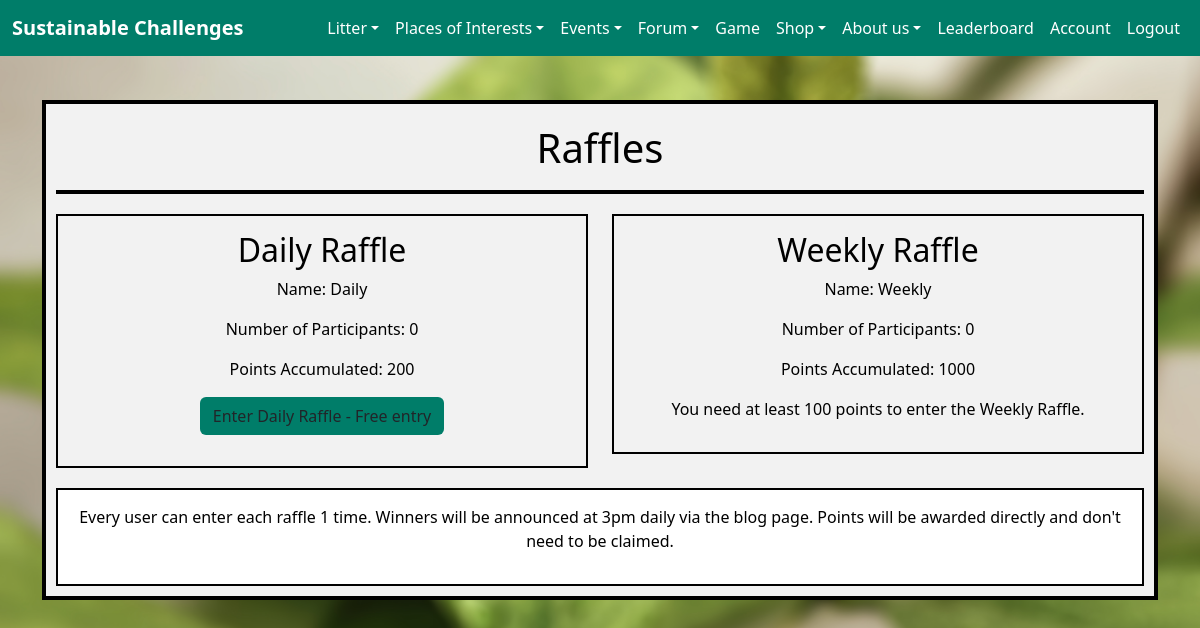
/game/raffle (signed in), run on an earlier commit of the app's database.
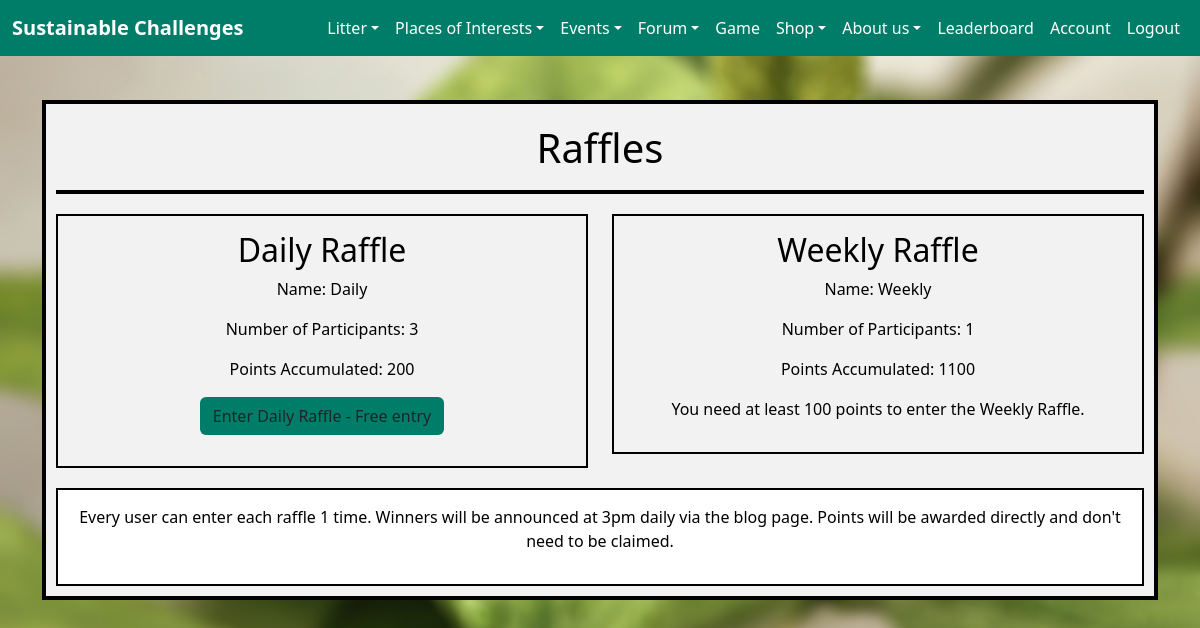
And on a later commit of the database.
### game/models.py (models this page shows, shortened)
class Raffle(models.Model):
    name = models.CharField(max_length=100)
    participants = models.TextField(blank=True)
    num_participants = models.IntegerField(default=0)
    points_accumulated = models.IntegerField(default=0)

### game/views.py (the view, shortened to what this page needs)
# urls.py: path("raffle", views.raffle, name="raffle")
def raffle(request):
    daily_raffle = Raffle.objects.filter(name='Daily').first()
    weekly_raffle = Raffle.objects.filter(name='Weekly').first()
    daily_participants = []
    if daily_raffle.participants:
        daily_participants = daily_raffle.participants.split(',')
    weekly_participants = []
    if weekly_raffle.participants:
        weekly_participants = weekly_raffle.participants.split(',')
    user = request.user
    context = {
        'daily_raffle': daily_raffle,
        'daily_participants': daily_participants,
        'weekly_raffle': weekly_raffle,
        'weekly_participants': weekly_participants,
        'is_staff': request.user.is_staff,
    }
    return render(request, "game/raffle.html", context)

### game/templates/game/raffle.html (shortened to what this page needs)
{% extends 'home/base.html' %}
{% block content %}
{% load static %}
<link rel="stylesheet" href="{% static 'index.css' %}" />
<div class="container welcome">
    <div class="large-box" style="background-color: #f2f2f2; border: 4px solid #000000; padding: 10px;">
        <div class="header-box" style="background-color: #f2f2f2; border-bottom: 4px solid #000000; padding: 10px;">
            <h1 style="color: black;">Raffles</h1>
        </div>
        <div class="row">
            <div class="col-md-6">
                <div class="box"
                    style="background-color: #f2f2f2; border: 2px solid #000000; padding: 15px; margin-top: 20px;">
                    <h2 style="color: black;">Daily Raffle</h2>
                    <p style="color: black;">Name: {{ daily_raffle.name }}</p>
                    <p style="color: black;">Number of Participants: {{ daily_raffle.num_participants }}</p>
                    <p style="color: black;">Points Accumulated: {{ daily_raffle.points_accumulated }}</p>
                    {% if user.username in daily_participants %}
                    <p style="color: black;">You have already entered the Daily Raffle.</p>
                    {% else %}
                    <form method="post">
                        <button type="submit" class="btn" style="background-color: #007d69;">Enter Daily Raffle - Free
                            entry</button>
                    </form>
                    {% endif %}
                </div>
            </div>
            <div class="col-md-6">
                <div class="box"
                    style="background-color: #f2f2f2; border: 2px solid #000000; padding: 15px; margin-top: 20px;">
                    <h2 style="color: black;">Weekly Raffle</h2>
                    <p style="color: black;">Name: {{ weekly_raffle.name }}</p>
                    <p style="color: black;">Number of Participants: {{ weekly_raffle.num_participants }}</p>
                    <p style="color: black;">Points Accumulated: {{ weekly_raffle.points_accumulated }}</p>
                    {% if user.username in weekly_participants %}
                    <p style="color: black;">You have already entered the Weekly Raffle.</p>
                    {% elif user.points < 100 %} <p style="color: black;">You need at least 100 points to enter the
                        Weekly Raffle.</p>
                        {% endif %}
                </div>
            </div>
        </div>
        <div class="description-box"
            style="background-color: #ffffff; border: 2px solid #000000; padding: 15px; margin-top: 20px;">
            <p style="color: black;">Every user can enter each raffle 1 time. Winners will be announced at 3pm daily via
                the blog page. Points will be awarded directly and don't need to be claimed.</p>
        </div>
    </div>
</div>
{% endblock %}

What changed in the data, as far as the page shows it:
changed Raffle "Daily": num_participants "0" → "3"
changed Raffle "Weekly": num_participants "0" → "1"; points_accumulated "1000" → "1100"
